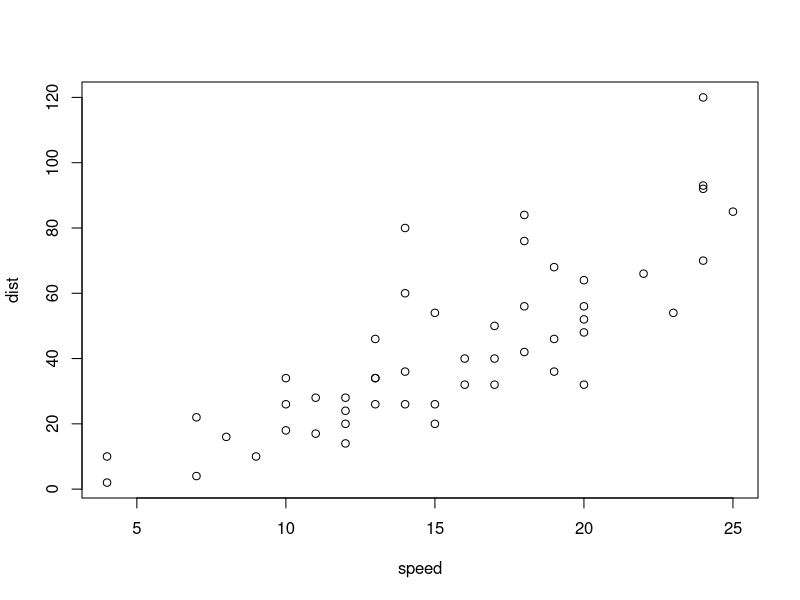
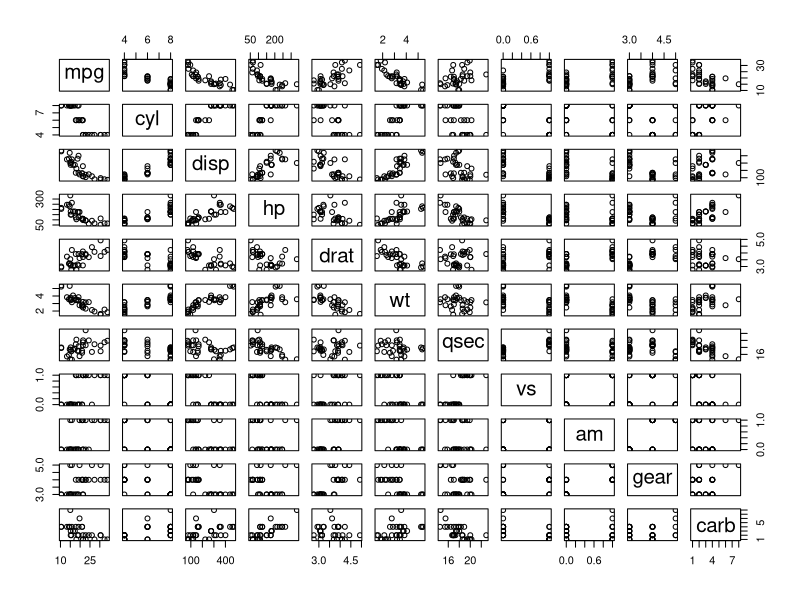

Here is the R script that generated these plots, in order:
## ---- chunk 1
plot(cars)
## ---- chunk 2
#| title: title
plot(mtcars)

## ---- chunk 3
#| component: valuebox
list(
  title="my value",
  value = 24,
  color = "red",
  icon = "envelope"
)

